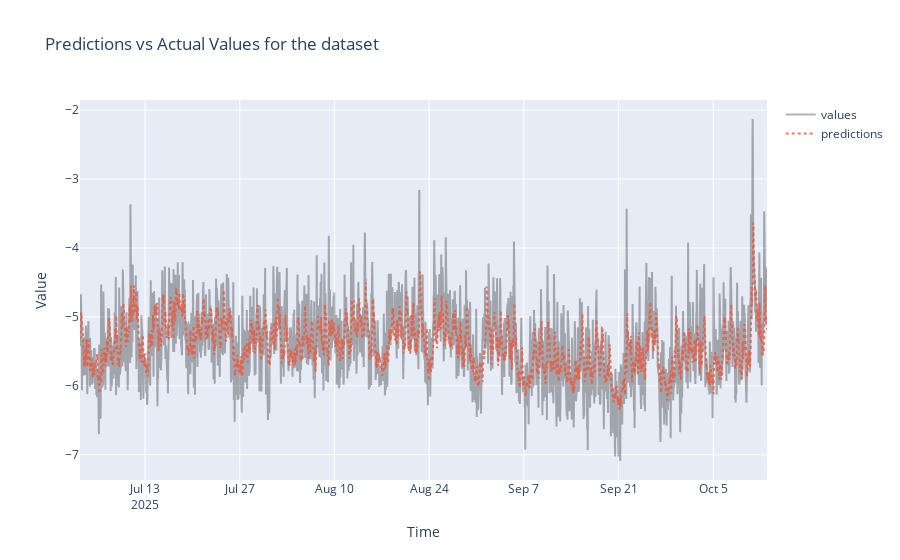

The cell this chart's notebook holds for it:
### Markdown cell above
### Plot and save results

### Code cell
# plot final predictions
plot_predictions(preds_concat)

### Figure 1 — Plotly figure (JSON) as saved in the notebook; plotly's stock layout.template omitted (floating-point values rounded to 4 significant figures; data arrays with more than 128 entries replaced by an {"elided": "..."} marker saying what was removed)
{"data": [{"line": {"color": "rgba(0,0,0, 0.3)"}, "mode": "lines", "name": "values", "text": {"elided": "2439 str values"}, "type": "scatter", "x": {"elided": "2439 str values"}, "y": {"elided": "2439 float values"}}, {"line": {"dash": "dot"}, "mode": "lines", "name": "predictions", "opacity": 0.8, "text": {"elided": "2439 str values"}, "type": "scatter", "x": {"elided": "2439 str values"}, "y": {"elided": "2439 float values"}}], "layout": {"title": {"text": "Predictions vs Actual Values for the dataset"}, "xaxis": {"ticklen": 5, "title": {"text": "Time"}, "zeroline": false}, "yaxis": {"ticklen": 5, "title": {"text": "Value"}, "zeroline": false}}}
